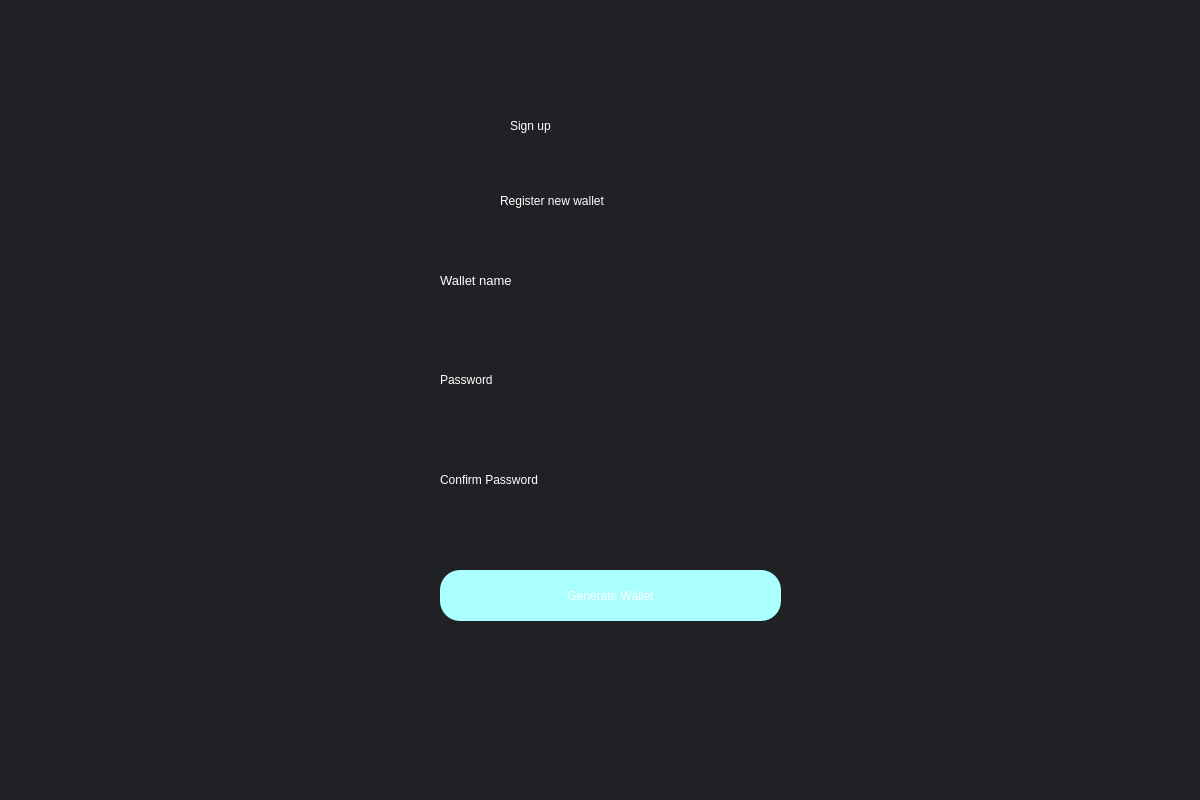
<?xml version="1.0" encoding="UTF-8"?>
<ui version="4.0">
 <class>Dialog</class>
 <widget class="QDialog" name="Dialog">
  <property name="geometry">
   <rect>
    <x>0</x>
    <y>0</y>
    <width>1200</width>
    <height>800</height>
   </rect>
  </property>
  <property name="windowTitle">
   <string>Dialog</string>
  </property>
  <widget class="QWidget" name="bgwidget" native="true">
   <property name="geometry">
    <rect>
     <x>0</x>
     <y>0</y>
     <width>1201</width>
     <height>801</height>
    </rect>
   </property>
   <property name="styleSheet">
    <string notr="true">QWidget#bgwidget{
background-color:#202124;}</string>
   </property>
   <widget class="QLabel" name="label">
    <property name="geometry">
     <rect>
      <x>510</x>
      <y>90</y>
      <width>211</width>
      <height>71</height>
     </rect>
    </property>
    <property name="styleSheet">
     <string notr="true">font: 36pt &quot;MS Shell Dlg 2&quot;; color:rgb(255, 255, 255)</string>
    </property>
    <property name="text">
     <string>Sign up</string>
    </property>
   </widget>
   <widget class="QLabel" name="label_2">
    <property name="geometry">
     <rect>
      <x>500</x>
      <y>180</y>
      <width>211</width>
      <height>41</height>
     </rect>
    </property>
    <property name="styleSheet">
     <string notr="true">font: 16pt &quot;MS Shell Dlg 2&quot;;color:rgb(255, 255, 255)</string>
    </property>
    <property name="text">
     <string>Register new wallet</string>
    </property>
   </widget>
   <widget class="QPushButton" name="signup">
    <property name="geometry">
     <rect>
      <x>440</x>
      <y>570</y>
      <width>341</width>
      <height>51</height>
     </rect>
    </property>
    <property name="styleSheet">
     <string notr="true">border-radius:20px;
color: #fff;
background-color: rgb(170, 255, 255);
font: 14pt &quot;MS Shell Dlg 2&quot;;</string>
    </property>
    <property name="text">
     <string>Generate Wallet</string>
    </property>
    <property name="checkable">
     <bool>false</bool>
    </property>
   </widget>
   <widget class="QLineEdit" name="emailfield">
    <property name="geometry">
     <rect>
      <x>440</x>
      <y>290</y>
      <width>341</width>
      <height>51</height>
     </rect>
    </property>
    <property name="styleSheet">
     <string notr="true">background-color:rgba(0,0,0,0);
font: 12pt &quot;MS Shell Dlg 2&quot;;
color:#fff;</string>
    </property>
   </widget>
   <widget class="QLineEdit" name="passwordfield">
    <property name="geometry">
     <rect>
      <x>440</x>
      <y>390</y>
      <width>341</width>
      <height>51</height>
     </rect>
    </property>
    <property name="styleSheet">
     <string notr="true">background-color:rgba(0,0,0,0);
font: 12pt &quot;MS Shell Dlg 2&quot;;
color:#fff;</string>
    </property>
   </widget>
   <widget class="QLabel" name="label_3">
    <property name="geometry">
     <rect>
      <x>440</x>
      <y>270</y>
      <width>81</width>
      <height>20</height>
     </rect>
    </property>
    <property name="font">
     <font>
      <family>MS Shell Dlg 2</family>
      <pointsize>10</pointsize>
      <weight>50</weight>
      <italic>false</italic>
      <bold>false</bold>
     </font>
    </property>
    <property name="styleSheet">
     <string notr="true">font: 10pt &quot;MS Shell Dlg 2&quot;;
color: rgb(255, 255, 255);</string>
    </property>
    <property name="text">
     <string>Wallet name</string>
    </property>
   </widget>
   <widget class="QLabel" name="label_4">
    <property name="geometry">
     <rect>
      <x>440</x>
      <y>370</y>
      <width>81</width>
      <height>20</height>
     </rect>
    </property>
    <property name="styleSheet">
     <string notr="true">font: 10pt &quot;MS Shell Dlg 2&quot;;
color: rgb(255, 255, 255);</string>
    </property>
    <property name="text">
     <string>Password</string>
    </property>
   </widget>
   <widget class="QLabel" name="error">
    <property name="geometry">
     <rect>
      <x>440</x>
      <y>540</y>
      <width>341</width>
      <height>20</height>
     </rect>
    </property>
    <property name="styleSheet">
     <string notr="true">font: 12pt &quot;MS Shell Dlg 2&quot;; color:red;</string>
    </property>
    <property name="text">
     <string/>
    </property>
   </widget>
   <widget class="QLabel" name="label_5">
    <property name="geometry">
     <rect>
      <x>440</x>
      <y>470</y>
      <width>141</width>
      <height>20</height>
     </rect>
    </property>
    <property name="styleSheet">
     <string notr="true">font: 10pt &quot;MS Shell Dlg 2&quot;;
color: rgb(255, 255, 255);</string>
    </property>
    <property name="text">
     <string>Confirm Password</string>
    </property>
   </widget>
   <widget class="QLineEdit" name="confirmpasswordfield">
    <property name="geometry">
     <rect>
      <x>440</x>
      <y>490</y>
      <width>341</width>
      <height>51</height>
     </rect>
    </property>
    <property name="styleSheet">
     <string notr="true">background-color:rgba(0,0,0,0);
font: 12pt &quot;MS Shell Dlg 2&quot;;
color:#fff;</string>
    </property>
   </widget>
  </widget>
 </widget>
 <resources/>
 <connections/>
</ui>
